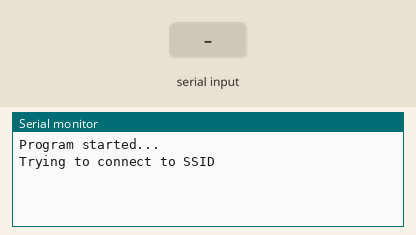
Bench run of a sketch on a simulated ESP8266 (NodeMCU). Parts: the last lines printed to the serial monitor. Inputs (shaded band) come from the test bench. WiFi joins after 1.5 s; servers stay silent unless stated.

Above: at 2.3 s.
2.4 s: "TEST\n" received over Serial
At 4.8 s:
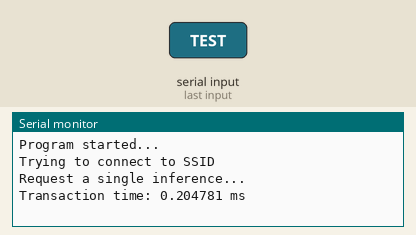
5.1 s: "START=\n" received over Serial
At 6.0 s:
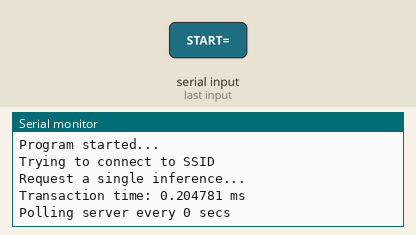

Measured:
- after the input at 2.4 s, the serial monitor: prints a new line at once (image 1)
- after the input at 5.1 s, the serial monitor: prints a new line at once (image 2)

The sketch:

esp8266-tf-client.ino
```cpp
// (licence header left out)
#include "mnist_schema_generated.h"
#include <ESP8266WiFi.h>
#include <ESP8266WiFiMulti.h>
#include <Ticker.h> //Ticker Library

ESP8266WiFiMulti WiFiMulti;

#define SSID "SSID"
#define SSID_PASSWD "PASSWORD"
#define SERVER_IP "192.168.0.86"

#define SERVER_PORT 32001
#define MNIST_DIGIT_SIZE 784
#define MNIST_RESP_SIZE 96

#define MS_CONST 160000.0f

const char *ssid = SSID;
const char *ssid_passwd = SSID_PASSWD;
const char *server_ip = SERVER_IP;
const uint16_t server_port = SERVER_PORT;
String cmd = "";
Ticker polling_timer;
volatile bool polling_triggered = false;

/* Always allocate big buffers in heap */
float digit[MNIST_DIGIT_SIZE];
flatbuffers::FlatBufferBuilder fbb(1024);

static inline unsigned get_ccount(void)
{
    unsigned r;
    asm volatile("rsr %0, ccount" : "=r"(r));
    return r;
}

void setup()
{
    Serial.begin(115200);

    printf("Program started...\n");
    printf("Trying to connect to %s\n", ssid);

    WiFi.mode(WIFI_STA);
    WiFiMulti.addAP(ssid, ssid_passwd);
}

void ICACHE_RAM_ATTR trigger_polling()
{
    polling_triggered = true;
}

void ICACHE_RAM_ATTR CreateFbCmd()
{
    unsigned tick_start = get_ccount(); // start timer

    /* Create buffer to send */
    fbb.Clear(); // clear any previous data

    auto out_vect = fbb.CreateVector((float *)digit, MNIST_DIGIT_SIZE);
    auto input_f = MnistProt::CreateInferenceInput(fbb, out_vect);

    MnistProt::CommandsBuilder builder(fbb);
    builder.add_cmd(MnistProt::Command_CMD_INFERENCE_INPUT);
    builder.add_input(input_f);
    auto resp = builder.Finish();
    fbb.Finish(resp);

    uint8_t *buf = fbb.GetBufferPointer();
    int buf_size = fbb.GetSize();

    // printf("Buffer size: %d\n", buf_size);

    /* Connect to server and send data */
    WiFiClient client;

    if (!client.connect(server_ip, server_port)) {
        Serial.println("Failed to connect to server");
        delay(1000);
        return;
    }
    /* send flatbuffer */
    client.write(buf, buf_size);
    /* recv data */
    uint8_t recv_buf[MNIST_RESP_SIZE];
    /* wait for data */
    int recv_len = client.readBytes(recv_buf, MNIST_RESP_SIZE);
    client.stop();

    unsigned tick_end = get_ccount(); // stop timer
    // printf("Received %d bytes\n", recv_len);

    if (recv_len == MNIST_RESP_SIZE) {
        /* parse data */
        auto req = MnistProt::GetCommands(recv_buf);
        flatbuffers::Verifier verifier(reinterpret_cast<unsigned char *>(recv_buf), recv_len);
        bool isCommand = req->Verify(verifier);
        if (!isCommand) {
            printf("Invalid flatbuffer data received\n");
            return;
        }
        if (req->cmd() == MnistProt::Command_CMD_INFERENCE_OUTPUT) {
            auto resp = req->ouput();

            printf("======== Results ========\n");
            printf("Inference time in ms: %f\n", resp->timer_ms());
            float *p = (float *)resp->output_f()->data();
            for (int i = 0; i < resp->output_n(); i++) {
                printf("out[%d]: %f\n", i, p[i]);
            }
        }
    }
    printf("Transaction time: %f ms\n\n", ((float)(tick_end - tick_start)) / MS_CONST);
}

void loop()
{
    // wait for WiFi connection
    if ((WiFiMulti.run() == WL_CONNECTED)) {

        if (Serial.available()) {
            char tmp = Serial.read();
            cmd.concat(tmp);
        }

        if (cmd != "" && (cmd.indexOf('\n') >= 0)) {
            if (cmd.indexOf("TEST") >= 0) {
                // Get mode
                cmd = "";
                printf("Request a single inference...\n");
                CreateFbCmd();
            } else if (cmd.indexOf("START=") >= 0) {
                // Get mode
                char c_secs[3] = {0};
                c_secs[0] = cmd[6];
                int secs = atoi(c_secs);
                cmd = "";
                printf("Polling server every %d secs\n", secs);
                polling_timer.attach(secs, trigger_polling);

            } else if (cmd.indexOf("STOP") >= 0) {
                Serial.println("Stoping polling mode...");
                polling_timer.detach();
                cmd = "";
            }
        }

        if (polling_triggered) {
            polling_triggered = false;
            CreateFbCmd();
        }
    }
}
```

base.h
```cpp
#ifndef FLATBUFFERS_BASE_H_
#define FLATBUFFERS_BASE_H_

// clang-format off

// If activate should be declared and included first.
#if defined(FLATBUFFERS_MEMORY_LEAK_TRACKING) && \
    defined(_MSC_VER) && defined(_DEBUG)
  // The _CRTDBG_MAP_ALLOC inside <crtdbg.h> will replace
  // calloc/free (etc) to its debug version using #define directives.
  #define _CRTDBG_MAP_ALLOC
  #include <stdlib.h>
  #include <crtdbg.h>
  // Replace operator new by trace-enabled version.
  #define DEBUG_NEW new(_NORMAL_BLOCK, __FILE__, __LINE__)
  #define new DEBUG_NEW
#endif

#if !defined(FLATBUFFERS_ASSERT)
#include <assert.h>
#define FLATBUFFERS_ASSERT assert
#elif defined(FLATBUFFERS_ASSERT_INCLUDE)
// Include file with forward declaration
#include FLATBUFFERS_ASSERT_INCLUDE
#endif

#ifndef ARDUINO
#include <cstdint>
#endif

#include <cstddef>
#include <cstdlib>
#include <cstring>

#if defined(ARDUINO) && !defined(ARDUINOSTL_M_H)
  #include <utility>
#else
  #include <utility>
#endif

#include <string>
#include <type_traits>
#include <vector>
#include <set>
#include <algorithm>
#include <iterator>
#include <memory>

#ifdef _STLPORT_VERSION
  #define FLATBUFFERS_CPP98_STL
#endif
#ifndef FLATBUFFERS_CPP98_STL
  #include <functional>
#endif

#include "stl_emulation.h"

#if defined(__ICCARM__)
#include <intrinsics.h>
#endif

// Note the __clang__ check is needed, because clang presents itself
// as an older GNUC compiler (4.2).
// Clang 3.3 and later implement all of the ISO C++ 2011 standard.
// Clang 3.4 and later implement all of the ISO C++ 2014 standard.
// http://clang.llvm.org/cxx_status.html

// Note the MSVC value '__cplusplus' may be incorrect:
// The '__cplusplus' predefined macro in the MSVC stuck at the value 199711L,
// indicating (erroneously!) that the compiler conformed to the C++98 Standard.
// This value should be correct starting from MSVC2017-15.7-Preview-3.
// The '__cplusplus' will be valid only if MSVC2017-15.7-P3 and the `/Zc:__cplusplus` switch is set.
// Workaround (for details see MSDN):
// Use the _MSC_VER and _MSVC_LANG definition instead of the __cplusplus  for compatibility.
// The _MSVC_LANG macro reports the Standard version regardless of the '/Zc:__cplusplus' switch.

#if defined(__GNUC__) && !defined(__clang__)
  #define FLATBUFFERS_GCC (__GNUC__ * 10000 + __GNUC_MINOR__ * 100 + __GNUC_PATCHLEVEL__)
#else
  #define FLATBUFFERS_GCC 0
#endif

#if defined(__clang__)
  #define FLATBUFFERS_CLANG (__clang_major__ * 10000 + __clang_minor__ * 100 + __clang_patchlevel__)
#else
  #define FLATBUFFERS_CLANG 0
#endif

/// @cond FLATBUFFERS_INTERNAL
#if __cplusplus <= 199711L && \
    (!defined(_MSC_VER) || _MSC_VER < 1600) && \
    (!defined(__GNUC__) || \
      (__GNUC__ * 10000 + __GNUC_MINOR__ * 100 + __GNUC_PATCHLEVEL__ < 40400))
  #error A C++11 compatible compiler with support for the auto typing is \
         required for FlatBuffers.
  #error __cplusplus _MSC_VER __GNUC__  __GNUC_MINOR__  __GNUC_PATCHLEVEL__
#endif

#if !defined(__clang__) && \
    defined(__GNUC__) && \
    (__GNUC__ * 10000 + __GNUC_MINOR__ * 100 + __GNUC_PATCHLEVEL__ < 40600)
  // Backwards compatability for g++ 4.4, and 4.5 which don't have the nullptr
  // and constexpr keywords. Note the __clang__ check is needed, because clang
  // presents itself as an older GNUC compiler.
  #ifndef nullptr_t
    const class nullptr_t {
    public:
      template<class T> inline operator T*() const { return 0; }
    private:
      void operator&() const;
    } nullptr = {};
  #endif
  #ifndef constexpr
    #define constexpr const
  #endif
#endif

// The wire format uses a little endian encoding (since that's efficient for
// the common platforms).
#if defined(__s390x__)
  #define FLATBUFFERS_LITTLEENDIAN 0
#endif // __s390x__
#if !defined(FLATBUFFERS_LITTLEENDIAN)
  #if defined(__GNUC__) || defined(__clang__) || defined(__ICCARM__)
    #if (defined(__BIG_ENDIAN__) || \
         (defined(__BYTE_ORDER__) && __BYTE_ORDER__ == __ORDER_BIG_ENDIAN__))
      #define FLATBUFFERS_LITTLEENDIAN 0
    #else
      #define FLATBUFFERS_LITTLEENDIAN 1
    #endif // __BIG_ENDIAN__
  #elif defined(_MSC_VER)
    #if defined(_M_PPC)
      #define FLATBUFFERS_LITTLEENDIAN 0
    #else
      #define FLATBUFFERS_LITTLEENDIAN 1
    #endif
  #else
    #error Unable to determine endianness, define FLATBUFFERS_LITTLEENDIAN.
  #endif
#endif // !defined(FLATBUFFERS_LITTLEENDIAN)

#define FLATBUFFERS_VERSION_MAJOR 1
#define FLATBUFFERS_VERSION_MINOR 11
#define FLATBUFFERS_VERSION_REVISION 0
#define FLATBUFFERS_STRING_EXPAND(X) #X
#define FLATBUFFERS_STRING(X) FLATBUFFERS_STRING_EXPAND(X)
namespace flatbuffers {
  // Returns version as string  "MAJOR.MINOR.REVISION".
  const char* FLATBUFFERS_VERSION();
}

#if (!defined(_MSC_VER) || _MSC_VER > 1600) && \
    (!defined(__GNUC__) || (__GNUC__ * 100 + __GNUC_MINOR__ >= 407)) || \
    defined(__clang__)
  #define FLATBUFFERS_FINAL_CLASS final
  #define FLATBUFFERS_OVERRIDE override
  #define FLATBUFFERS_VTABLE_UNDERLYING_TYPE : flatbuffers::voffset_t
#else
  #define FLATBUFFERS_FINAL_CLASS
  #define FLATBUFFERS_OVERRIDE
  #define FLATBUFFERS_VTABLE_UNDERLYING_TYPE
#endif

#if (!defined(_MSC_VER) || _MSC_VER >= 1900) && \
    (!defined(__GNUC__) || (__GNUC__ * 100 + __GNUC_MINOR__ >= 406)) || \
    (defined(__cpp_constexpr) && __cpp_constexpr >= 200704)
  #define FLATBUFFERS_CONSTEXPR constexpr
#else
  #define FLATBUFFERS_CONSTEXPR const
#endif

#if (defined(__cplusplus) && __cplusplus >= 201402L) || \
    (defined(__cpp_constexpr) && __cpp_constexpr >= 201304)
  #define FLATBUFFERS_CONSTEXPR_CPP14 FLATBUFFERS_CONSTEXPR
#else
  #define FLATBUFFERS_CONSTEXPR_CPP14
#endif

#if (defined(__GXX_EXPERIMENTAL_CXX0X__) && (__GNUC__ * 100 + __GNUC_MINOR__ >= 406)) || \
    (defined(_MSC_FULL_VER) && (_MSC_FULL_VER >= 190023026)) || \
    defined(__clang__)
  #define FLATBUFFERS_NOEXCEPT noexcept
#else
  #define FLATBUFFERS_NOEXCEPT
#endif

// NOTE: the FLATBUFFERS_DELETE_FUNC macro may change the access mode to
// private, so be sure to put it at the end or reset access mode explicitly.
#if (!defined(_MSC_VER) || _MSC_FULL_VER >= 180020827) && \
    (!defined(__GNUC__) || (__GNUC__ * 100 + __GNUC_MINOR__ >= 404)) || \
    defined(__clang__)
  #define FLATBUFFERS_DELETE_FUNC(func) func = delete;
#else
  #define FLATBUFFERS_DELETE_FUNC(func) private: func;
#endif

#ifndef FLATBUFFERS_HAS_STRING_VIEW
  // Only provide flatbuffers::string_view if __has_include can be used
  // to detect a header that provides an implementation
  #if defined(__has_include)
    // Check for std::string_view (in c++17)
    #if __has_include(<string_view>) && (__cplusplus >= 201606 || _HAS_CXX17)
      #include <string_view>
      namespace flatbuffers {
        typedef std::string_view string_view;
      }
      #define FLATBUFFERS_HAS_STRING_VIEW 1
    // Check for std::experimental::string_view (in c++14, compiler-dependent)
    #elif __has_include(<experimental/string_view>) && (__cplusplus >= 201411)
      #include <experimental/string_view>
      namespace flatbuffers {
        typedef std::experimental::string_view string_view;
      }
      #define FLATBUFFERS_HAS_STRING_VIEW 1
    #endif
  #endif // __has_include
#endif // !FLATBUFFERS_HAS_STRING_VIEW

#ifndef FLATBUFFERS_HAS_NEW_STRTOD
  // Modern (C++11) strtod and strtof functions are available for use.
  // 1) nan/inf strings as argument of strtod;
  // 2) hex-float  as argument of  strtod/strtof.
  #if (defined(_MSC_VER) && _MSC_VER >= 1900) || \
      (defined(__GNUC__) && (__GNUC__ * 100 + __GNUC_MINOR__ >= 409)) || \
      (defined(__clang__))
    #define FLATBUFFERS_HAS_NEW_STRTOD 1
  #endif
#endif // !FLATBUFFERS_HAS_NEW_STRTOD

#ifndef FLATBUFFERS_LOCALE_INDEPENDENT
  // Enable locale independent functions {strtof_l, strtod_l,strtoll_l, strtoull_l}.
  // They are part of the POSIX-2008 but not part of the C/C++ standard.
  // GCC/Clang have definition (_XOPEN_SOURCE>=700) if POSIX-2008.
  #if ((defined(_MSC_VER) && _MSC_VER >= 1800)            || \
       (defined(_XOPEN_SOURCE) && (_XOPEN_SOURCE>=700)))
    #define FLATBUFFERS_LOCALE_INDEPENDENT 1
  #else
    #define FLATBUFFERS_LOCALE_INDEPENDENT 0
  #endif
#endif  // !FLATBUFFERS_LOCALE_INDEPENDENT

// Suppress Undefined Behavior Sanitizer (recoverable only). Usage:
// - __supress_ubsan__("undefined")
// - __supress_ubsan__("signed-integer-overflow")
#if defined(__clang__)
  #define __supress_ubsan__(type) __attribute__((no_sanitize(type)))
#elif defined(__GNUC__) && (__GNUC__ * 100 + __GNUC_MINOR__ >= 409)
  #define __supress_ubsan__(type) __attribute__((no_sanitize_undefined))
#else
  #define __supress_ubsan__(type)
#endif

// This is constexpr function used for checking compile-time constants.
// Avoid `#pragma warning(disable: 4127) // C4127: expression is constant`.
template<typename T> FLATBUFFERS_CONSTEXPR inline bool IsConstTrue(T t) {
  return !!t;
}

// Enable C++ attribute [[]] if std:c++17 or higher.
#if ((__cplusplus >= 201703L) \
    || (defined(_MSVC_LANG) &&  (_MSVC_LANG >= 201703L)))
  // All attributes unknown to an implementation are ignored without causing an error.
  #define FLATBUFFERS_ATTRIBUTE(attr) [[attr]]

  #define FLATBUFFERS_FALLTHROUGH() [[fallthrough]]
#else
  #define FLATBUFFERS_ATTRIBUTE(attr)

  #if FLATBUFFERS_CLANG >= 30800
    #define FLATBUFFERS_FALLTHROUGH() [[clang::fallthrough]]
  #elif FLATBUFFERS_GCC >= 70300
    #define FLATBUFFERS_FALLTHROUGH() [[gnu::fallthrough]]
  #else
    #define FLATBUFFERS_FALLTHROUGH()
  #endif
#endif

/// @endcond

/// @file
namespace flatbuffers {

/// @cond FLATBUFFERS_INTERNAL
// Our default offset / size type, 32bit on purpose on 64bit systems.
// Also, using a consistent offset type maintains compatibility of serialized
// offset values between 32bit and 64bit systems.
typedef uint32_t uoffset_t;

// Signed offsets for references that can go in both directions.
typedef int32_t soffset_t;

// Offset/index used in v-tables, can be changed to uint8_t in
// format forks to save a bit of space if desired.
typedef uint16_t voffset_t;

typedef uintmax_t largest_scalar_t;

// In 32bits, this evaluates to 2GB - 1
#define FLATBUFFERS_MAX_BUFFER_SIZE ((1ULL << (sizeof(soffset_t) * 8 - 1)) - 1)

// We support aligning the contents of buffers up to this size.
#define FLATBUFFERS_MAX_ALIGNMENT 16

#if defined(_MSC_VER)
  #pragma warning(push)
  #pragma warning(disable: 4127) // C4127: conditional expression is constant
#endif

template<typename T> T EndianSwap(T t) {
  #if defined(_MSC_VER)
    #define FLATBUFFERS_BYTESWAP16 _byteswap_ushort
    #define FLATBUFFERS_BYTESWAP32 _byteswap_ulong
    #define FLATBUFFERS_BYTESWAP64 _byteswap_uint64
  #elif defined(__ICCARM__)
    #define FLATBUFFERS_BYTESWAP16 __REV16
    #define FLATBUFFERS_BYTESWAP32 __REV
    #define FLATBUFFERS_BYTESWAP64(x) \
       ((__REV(static_cast<uint32_t>(x >> 32U))) | (static_cast<uint64_t>(__REV(static_cast<uint32_t>(x)))) << 32U)
  #else
    #if defined(__GNUC__) && __GNUC__ * 100 + __GNUC_MINOR__ < 408 && !defined(__clang__)
      // __builtin_bswap16 was missing prior to GCC 4.8.
      #define FLATBUFFERS_BYTESWAP16(x) \
        static_cast<uint16_t>(__builtin_bswap32(static_cast<uint32_t>(x) << 16))
    #else
      #define FLATBUFFERS_BYTESWAP16 __builtin_bswap16
    #endif
    #define FLATBUFFERS_BYTESWAP32 __builtin_bswap32
    #define FLATBUFFERS_BYTESWAP64 __builtin_bswap64
  #endif
  if (sizeof(T) == 1) {   // Compile-time if-then's.
    return t;
  } else if (sizeof(T) == 2) {
    union { T t; uint16_t i; } u;
    u.t = t;
    u.i = FLATBUFFERS_BYTESWAP16(u.i);
    return u.t;
  } else if (sizeof(T) == 4) {
    union { T t; uint32_t i; } u;
    u.t = t;
    u.i = FLATBUFFERS_BYTESWAP32(u.i);
    return u.t;
  } else if (sizeof(T) == 8) {
    union { T t; uint64_t i; } u;
    u.t = t;
    u.i = FLATBUFFERS_BYTESWAP64(u.i);
    return u.t;
  } else {
    FLATBUFFERS_ASSERT(0);
  }
}

#if defined(_MSC_VER)
  #pragma warning(pop)
#endif


template<typename T> T EndianScalar(T t) {
  #if FLATBUFFERS_LITTLEENDIAN
    return t;
  #else
    return EndianSwap(t);
  #endif
}

template<typename T>
// UBSAN: C++ aliasing type rules, see std::bit_cast<> for details.
__supress_ubsan__("alignment")
T ReadScalar(const void *p) {
  return EndianScalar(*reinterpret_cast<const T *>(p));
}

template<typename T>
// UBSAN: C++ aliasing type rules, see std::bit_cast<> for details.
__supress_ubsan__("alignment")
void WriteScalar(void *p, T t) {
  *reinterpret_cast<T *>(p) = EndianScalar(t);
}

template<typename T> struct Offset;
template<typename T> __supress_ubsan__("alignment") void WriteScalar(void *p, Offset<T> t) {
  *reinterpret_cast<uoffset_t *>(p) = EndianScalar(t.o);
}

// Computes how many bytes you'd have to pad to be able to write an
// "scalar_size" scalar if the buffer had grown to "buf_size" (downwards in
// memory).
inline size_t PaddingBytes(size_t buf_size, size_t scalar_size) {
  return ((~buf_size) + 1) & (scalar_size - 1);
}

}  // namespace flatbuffers
#endif  // FLATBUFFERS_BASE_H_
```

Source omitted: flatbuffers.h (99046 bytes), stl_emulation.h (9336 bytes), mnist_schema_generated.h (11427 bytes)
